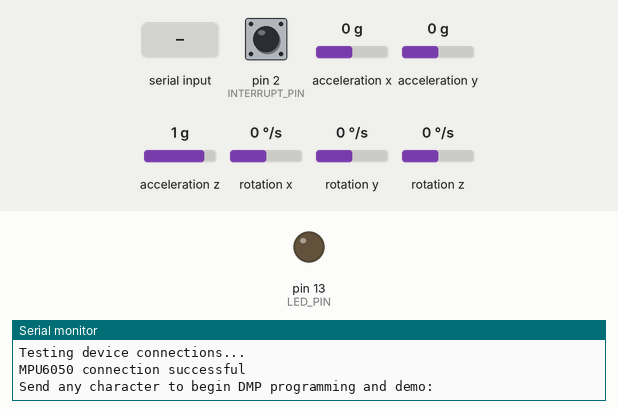
Recording of a sketch running on a simulated Arduino Leonardo, built with avr-gcc and run on an emulated ATmega32U4. On the bench: output pins drawn as LEDs (lit = HIGH), the last lines printed to the serial monitor. Dashed ring = blinking. The inputs (shaded band) are chosen by the test bench; at power-on: acceleration x 0 g, acceleration y 0 g, acceleration z 1 g, rotation z 0 °/s, pin 2 (INTERRUPT_PIN) LOW, rotation x 0 °/s, rotation y 0 °/s. The sensor or clock chip raises its interrupt line as the real part does.

Above: at 0.8 s.
0.9 s: "1\n" received over Serial
At 1.58 s:
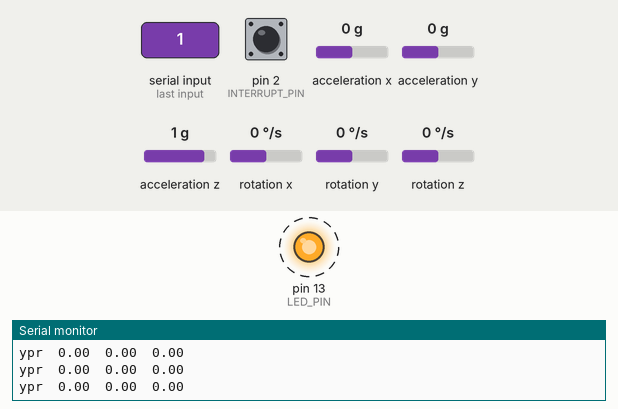
3.9 s: acceleration x set to -1.4 g
6.9 s: acceleration y set to -1.4 g
9.9 s: acceleration z set to -1.4 g
12.9 s: rotation z set to 100 °/s
Timing chart, 0 to 16.9 s (numbered marks = the images above; inputs shaded):
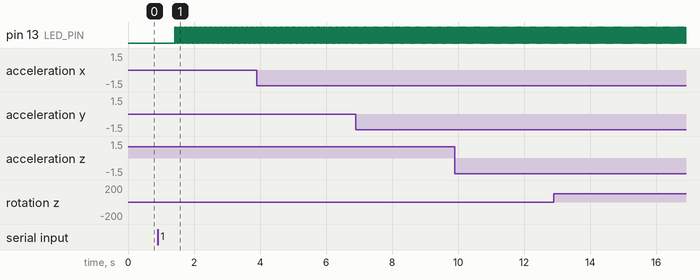

The sketch:

getreadings.ino
```cpp
// Changelog:
//      2016-04-18 - Eliminated a potential infinite loop
//      2013-05-08 - added seamless Fastwire support
//                 - added note about gyro calibration
//      2012-06-21 - added note about Arduino 1.0.1 + Leonardo compatibility error
//      2012-06-20 - improved FIFO overflow handling and simplified read process
//      2012-06-19 - completely rearranged DMP initialization code and simplification
//      2012-06-13 - pull gyro and accel data from FIFO packet instead of reading directly
//      2012-06-09 - fix broken FIFO read sequence and change interrupt detection to RISING
//      2012-06-05 - add gravity-compensated initial reference frame acceleration output
//                 - add 3D math helper file to DMP6 example sketch
//                 - add Euler output and Yaw/Pitch/Roll output formats
//      2012-06-04 - remove accel offset clearing for better results (thanks Sungon Lee)
//      2012-06-01 - fixed gyro sensitivity to be 2000 deg/sec instead of 250
//      2012-05-30 - basic DMP initialization working

#include "I2Cdev.h"
#include "MPU6050_6Axis_MotionApps20.h"
#include "MPU6050.h"
#include "Wire.h"

// class default I2C address is 0x68
// specific I2C addresses may be passed as a parameter here
// AD0 low = 0x68 (default for SparkFun breakout and InvenSense evaluation board)
// AD0 high = 0x69
MPU6050 mpu;
//MPU6050 mpu(0x69); // <-- use for AD0 high
#define OUTPUT_READABLE_YAWPITCHROLL

// uncomment "OUTPUT_READABLE_EULER" if you want to see Euler angles
// (in degrees) calculated from the quaternions coming from the FIFO.
// Note that Euler angles suffer from gimbal lock (for more info, see
// http://en.wikipedia.org/wiki/Gimbal_lock)
//#define OUTPUT_READABLE_EULER


// uncomment "OUTPUT_READABLE_REALACCEL" if you want to see acceleration
// components with gravity removed. This acceleration reference frame is
// not compensated for orientation, so +X is always +X according to the
// sensor, just without the effects of gravity. If you want acceleration
// compensated for orientation, us OUTPUT_READABLE_WORLDACCEL instead.
//#define OUTPUT_READABLE_REALACCEL

// uncomment "OUTPUT_READABLE_WORLDACCEL" if you want to see acceleration
// components with gravity removed and adjusted for the world frame of
// reference (yaw is relative to initial orientation, since no magnetometer
// is present in this case). Could be quite handy in some cases.
//#define OUTPUT_READABLE_WORLDACCEL

#define INTERRUPT_PIN 2  // use pin 2 on Arduino Uno & most boards
#define LED_PIN 13 // (Arduino is 13, Teensy is 11, Teensy++ is 6)
bool blinkState = false;

// MPU control/status vars
bool dmpReady = false;  // set true if DMP init was successful
uint8_t mpuIntStatus;   // holds actual interrupt status byte from MPU
uint8_t devStatus;      // return status after each device operation (0 = success, !0 = error)
uint16_t packetSize;    // expected DMP packet size (default is 42 bytes)
uint16_t fifoCount;     // count of all bytes currently in FIFO
uint8_t fifoBuffer[64]; // FIFO storage buffer

// orientation/motion vars
Quaternion q;           // [w, x, y, z]         quaternion container
VectorInt16 aa;         // [x, y, z]            accel sensor measurements
VectorInt16 aaReal;     // [x, y, z]            gravity-free accel sensor measurements
VectorInt16 aaWorld;    // [x, y, z]            world-frame accel sensor measurements
VectorFloat gravity;    // [x, y, z]            gravity vector
float euler[3];         // [psi, theta, phi]    Euler angle container
float ypr[3];           // [yaw, pitch, roll]   yaw/pitch/roll container and gravity vector

// packet structure for InvenSense teapot demo
uint8_t teapotPacket[14] = { '$', 0x02, 0,0, 0,0, 0,0, 0,0, 0x00, 0x00, '\r', '\n' };


// ================================================================
// ===               INTERRUPT DETECTION ROUTINE                ===
// ================================================================

volatile bool mpuInterrupt = false;     // indicates whether MPU interrupt pin has gone high
void dmpDataReady() {
    mpuInterrupt = true;
}


// ================================================================
// ===                      INITIAL SETUP                       ===
// ================================================================

void setup() {
    // join I2C bus (I2Cdev library doesn't do this automatically)
    #if I2CDEV_IMPLEMENTATION == I2CDEV_ARDUINO_WIRE
        Wire.begin();
        Wire.setClock(400000); // 400kHz I2C clock. Comment this line if having compilation difficulties
    #elif I2CDEV_IMPLEMENTATION == I2CDEV_BUILTIN_FASTWIRE
        Fastwire::setup(400, true);
    #endif

    // initialize serial communication
    // (115200 chosen because it is required for Teapot Demo output, but it's
    // really up to you depending on your project)
    Serial.begin(115200);
    while (!Serial); // wait for Leonardo enumeration, others continue immediately

    // NOTE: 8MHz or slower host processors, like the Teensy @ 3.3V or Arduino
    // Pro Mini running at 3.3V, cannot handle this baud rate reliably due to
    // the baud timing being too misaligned with processor ticks. You must use
    // 38400 or slower in these cases, or use some kind of external separate
    // crystal solution for the UART timer.

    // initialize device
    Serial.println(F("Initializing I2C devices..."));
    mpu.initialize();
    pinMode(INTERRUPT_PIN, INPUT);

    // verify connection
    Serial.println(F("Testing device connections..."));
    Serial.println(mpu.testConnection() ? F("MPU6050 connection successful") : F("MPU6050 connection failed"));

    // wait for ready
    Serial.println(F("\nSend any character to begin DMP programming and demo: "));
    while (Serial.available() && Serial.read()); // empty buffer
    while (!Serial.available());                 // wait for data
    while (Serial.available() && Serial.read()); // empty buffer again

    // load and configure the DMP
    Serial.println(F("Initializing DMP..."));
    devStatus = mpu.dmpInitialize();

    // supply your own gyro offsets here, scaled for min sensitivity
    mpu.setXGyroOffset(220);
    mpu.setYGyroOffset(76);
    mpu.setZGyroOffset(-85);
    mpu.setZAccelOffset(1788); // 1688 factory default for my test chip

    // make sure it worked (returns 0 if so)
    if (devStatus == 0) {
        // turn on the DMP, now that it's ready
        Serial.println(F("Enabling DMP..."));
        mpu.setDMPEnabled(true);

        // enable Arduino interrupt detection
        Serial.print(F("Enabling interrupt detection (Arduino external interrupt "));
        Serial.print(digitalPinToInterrupt(INTERRUPT_PIN));
        Serial.println(F(")..."));
        attachInterrupt(digitalPinToInterrupt(INTERRUPT_PIN), dmpDataReady, RISING);
        mpuIntStatus = mpu.getIntStatus();

        // set our DMP Ready flag so the main loop() function knows it's okay to use it
        Serial.println(F("DMP ready! Waiting for first interrupt..."));
        dmpReady = true;

        // get expected DMP packet size for later comparison
        packetSize = mpu.dmpGetFIFOPacketSize();
    } else {
        // ERROR!
        // 1 = initial memory load failed
        // 2 = DMP configuration updates failed
        // (if it's going to break, usually the code will be 1)
        Serial.print(F("DMP Initialization failed (code "));
        Serial.print(devStatus);
        Serial.println(F(")"));
    }

    // configure LED for output
    pinMode(LED_PIN, OUTPUT);
}


// ================================================================
// ===                    MAIN PROGRAM LOOP                     ===
// ================================================================

void loop() {
    // if programming failed, don't try to do anything
    if (!dmpReady) return;

    // wait for MPU interrupt or extra packet(s) available
    while (!mpuInterrupt && fifoCount < packetSize) {
        if (mpuInterrupt && fifoCount < packetSize) {
          // try to get out of the infinite loop
          fifoCount = mpu.getFIFOCount();
        }
        // other program behavior stuff here
        // .
        // .
        // .
        // if you are really paranoid you can frequently test in between other
        // stuff to see if mpuInterrupt is true, and if so, "break;" from the
        // while() loop to immediately process the MPU data
        // .
        // .
        // .
        Serial.println("asd");
    }

    // reset interrupt flag and get INT_STATUS byte
    mpuInterrupt = false;
    mpuIntStatus = mpu.getIntStatus();

    // get current FIFO count
    fifoCount = mpu.getFIFOCount();

    // check for overflow (this should never happen unless our code is too inefficient)
    if ((mpuIntStatus & _BV(MPU6050_INTERRUPT_FIFO_OFLOW_BIT)) || fifoCount >= 1024) {
        // reset so we can continue cleanly
        mpu.resetFIFO();
        fifoCount = mpu.getFIFOCount();
        Serial.println(F("FIFO overflow!"));

    // otherwise, check for DMP data ready interrupt (this should happen frequently)
    } else if (mpuIntStatus & _BV(MPU6050_INTERRUPT_DMP_INT_BIT)) {
        // wait for correct available data length, should be a VERY short wait
        while (fifoCount < packetSize) fifoCount = mpu.getFIFOCount();

        // read a packet from FIFO
        mpu.getFIFOBytes(fifoBuffer, packetSize);

        // track FIFO count here in case there is > 1 packet available
        // (this lets us immediately read more without waiting for an interrupt)
        fifoCount -= packetSize;

        #ifdef OUTPUT_READABLE_QUATERNION
            // display quaternion values in easy matrix form: w x y z
            mpu.dmpGetQuaternion(&q, fifoBuffer);
            Serial.print("quat\t");
            Serial.print(q.w);
            Serial.print("\t");
            Serial.print(q.x);
            Serial.print("\t");
            Serial.print(q.y);
            Serial.print("\t");
            Serial.println(q.z);
        #endif

        #ifdef OUTPUT_READABLE_EULER
            // display Euler angles in degrees
            mpu.dmpGetQuaternion(&q, fifoBuffer);
            mpu.dmpGetEuler(euler, &q);
            Serial.print("euler\t");
            Serial.print(euler[0] * 180/M_PI);
            Serial.print("\t");
            Serial.print(euler[1] * 180/M_PI);
            Serial.print("\t");
            Serial.println(euler[2] * 180/M_PI);
        #endif

        #ifdef OUTPUT_READABLE_YAWPITCHROLL
            // display Euler angles in degrees
            mpu.dmpGetQuaternion(&q, fifoBuffer);
            mpu.dmpGetGravity(&gravity, &q);
            mpu.dmpGetYawPitchRoll(ypr, &q, &gravity);
            Serial.print("ypr\t");
            Serial.print(ypr[0] * 180/M_PI);
            Serial.print("\t");
            Serial.print(ypr[1] * 180/M_PI);
            Serial.print("\t");
            Serial.println(ypr[2] * 180/M_PI);
        #endif

        #ifdef OUTPUT_READABLE_REALACCEL
            // display real acceleration, adjusted to remove gravity
            mpu.dmpGetQuaternion(&q, fifoBuffer);
            mpu.dmpGetAccel(&aa, fifoBuffer);
            mpu.dmpGetGravity(&gravity, &q);
            mpu.dmpGetLinearAccel(&aaReal, &aa, &gravity);
            Serial.print("areal\t");
            Serial.print(aaReal.x);
            Serial.print("\t");
            Serial.print(aaReal.y);
            Serial.print("\t");
            Serial.println(aaReal.z);
        #endif

        #ifdef OUTPUT_READABLE_WORLDACCEL
            // display initial world-frame acceleration, adjusted to remove gravity
            // and rotated based on known orientation from quaternion
            mpu.dmpGetQuaternion(&q, fifoBuffer);
            mpu.dmpGetAccel(&aa, fifoBuffer);
            mpu.dmpGetGravity(&gravity, &q);
            mpu.dmpGetLinearAccel(&aaReal, &aa, &gravity);
            mpu.dmpGetLinearAccelInWorld(&aaWorld, &aaReal, &q);
            Serial.print("aworld\t");
            Serial.print(aaWorld.x);
            Serial.print("\t");
            Serial.print(aaWorld.y);
            Serial.print("\t");
            Serial.println(aaWorld.z);
        #endif

        #ifdef OUTPUT_TEAPOT
            // display quaternion values in InvenSense Teapot demo format:
            teapotPacket[2] = fifoBuffer[0];
            teapotPacket[3] = fifoBuffer[1];
            teapotPacket[4] = fifoBuffer[4];
            teapotPacket[5] = fifoBuffer[5];
            teapotPacket[6] = fifoBuffer[8];
            teapotPacket[7] = fifoBuffer[9];
            teapotPacket[8] = fifoBuffer[12];
            teapotPacket[9] = fifoBuffer[13];
            Serial.write(teapotPacket, 14);
            teapotPacket[11]++; // packetCount, loops at 0xFF on purpose
        #endif

        // blink LED to indicate activity
        blinkState = !blinkState;
        digitalWrite(LED_PIN, blinkState);
    }
}
```

I2C.ino
```cpp
// (licence header left out)
const uint8_t IMUAddress = 0x68; // AD0 is logic low on the PCB
const uint16_t I2C_TIMEOUT = 1000; // Used to check for errors in I2C communication

uint8_t i2cWrite(uint8_t registerAddress, uint8_t data, bool sendStop) {
  return i2cWrite(registerAddress, &data, 1, sendStop); // Returns 0 on success
}

uint8_t i2cWrite(uint8_t registerAddress, uint8_t *data, uint8_t length, bool sendStop) {
  Wire.beginTransmission(IMUAddress);
  Wire.write(registerAddress);
  Wire.write(data, length);
  uint8_t rcode = Wire.endTransmission(sendStop); // Returns 0 on success
  if (rcode) {
    Serial.print(F("i2cWrite failed: "));
    Serial.println(rcode);
  }
  return rcode; // See: http://arduino.cc/en/Reference/WireEndTransmission
}

uint8_t i2cRead(uint8_t registerAddress, uint8_t *data, uint8_t nbytes) {
  uint32_t timeOutTimer;
  Wire.beginTransmission(IMUAddress);
  Wire.write(registerAddress);
  uint8_t rcode = Wire.endTransmission(false); // Don't release the bus
  if (rcode) {
    Serial.print(F("i2cRead failed: "));
    Serial.println(rcode);
    return rcode; // See: http://arduino.cc/en/Reference/WireEndTransmission
  }
  Wire.requestFrom(IMUAddress, nbytes, (uint8_t)true); // Send a repeated start and then release the bus after reading
  for (uint8_t i = 0; i < nbytes; i++) {
    if (Wire.available())
      data[i] = Wire.read();
    else {
      timeOutTimer = micros();
      while (((micros() - timeOutTimer) < I2C_TIMEOUT) && !Wire.available());
      if (Wire.available())
        data[i] = Wire.read();
      else {
        Serial.println(F("i2cRead timeout"));
        return 5; // This error value is not already taken by endTransmission
      }
    }
  }
  return 0; // Success
}
```

Measured:
- after the input at 0.9 s, pin 13 (LED_PIN): alternates HIGH for 0.01 s and LOW for 0.01 s, starting after 0.52 s
